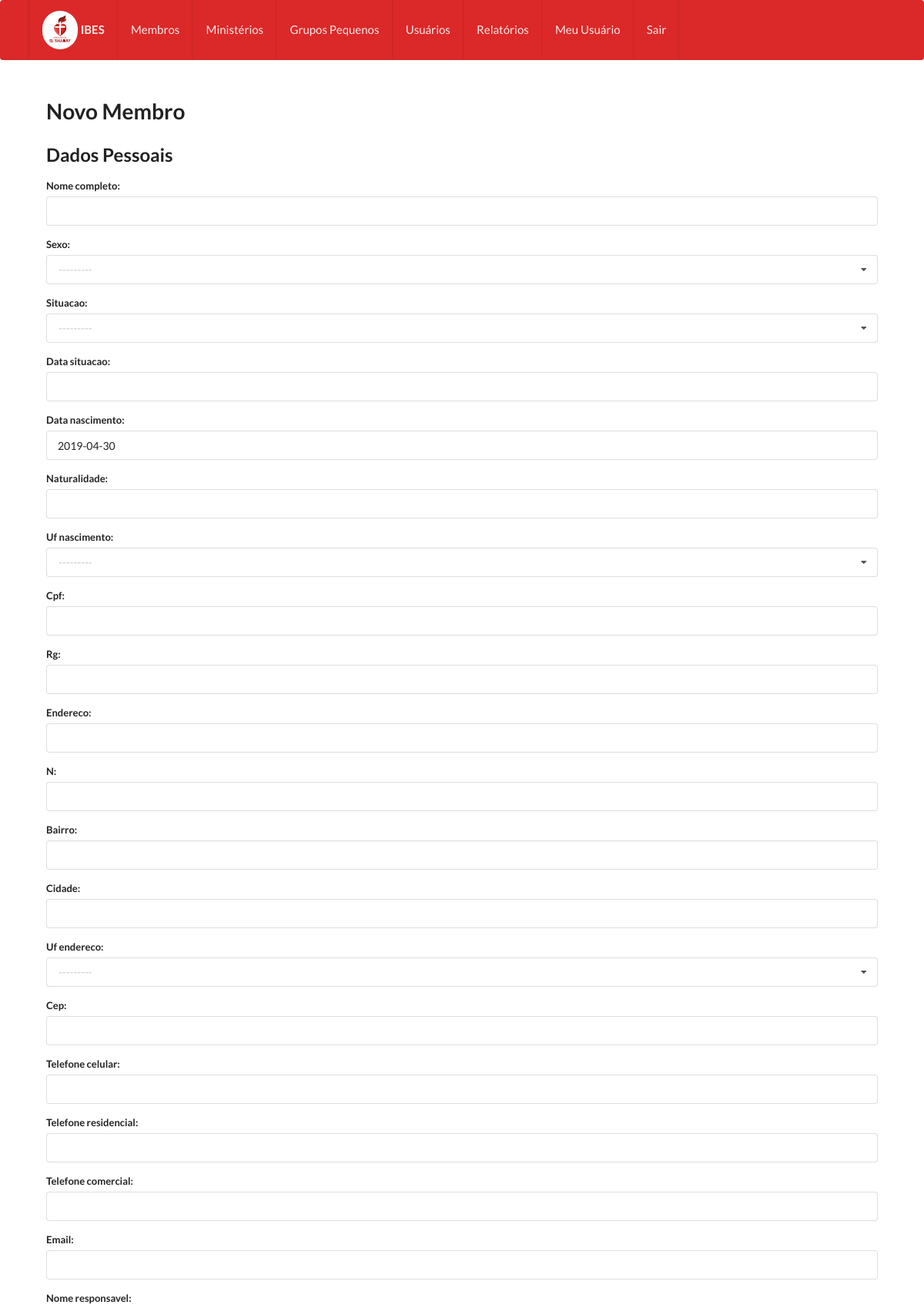
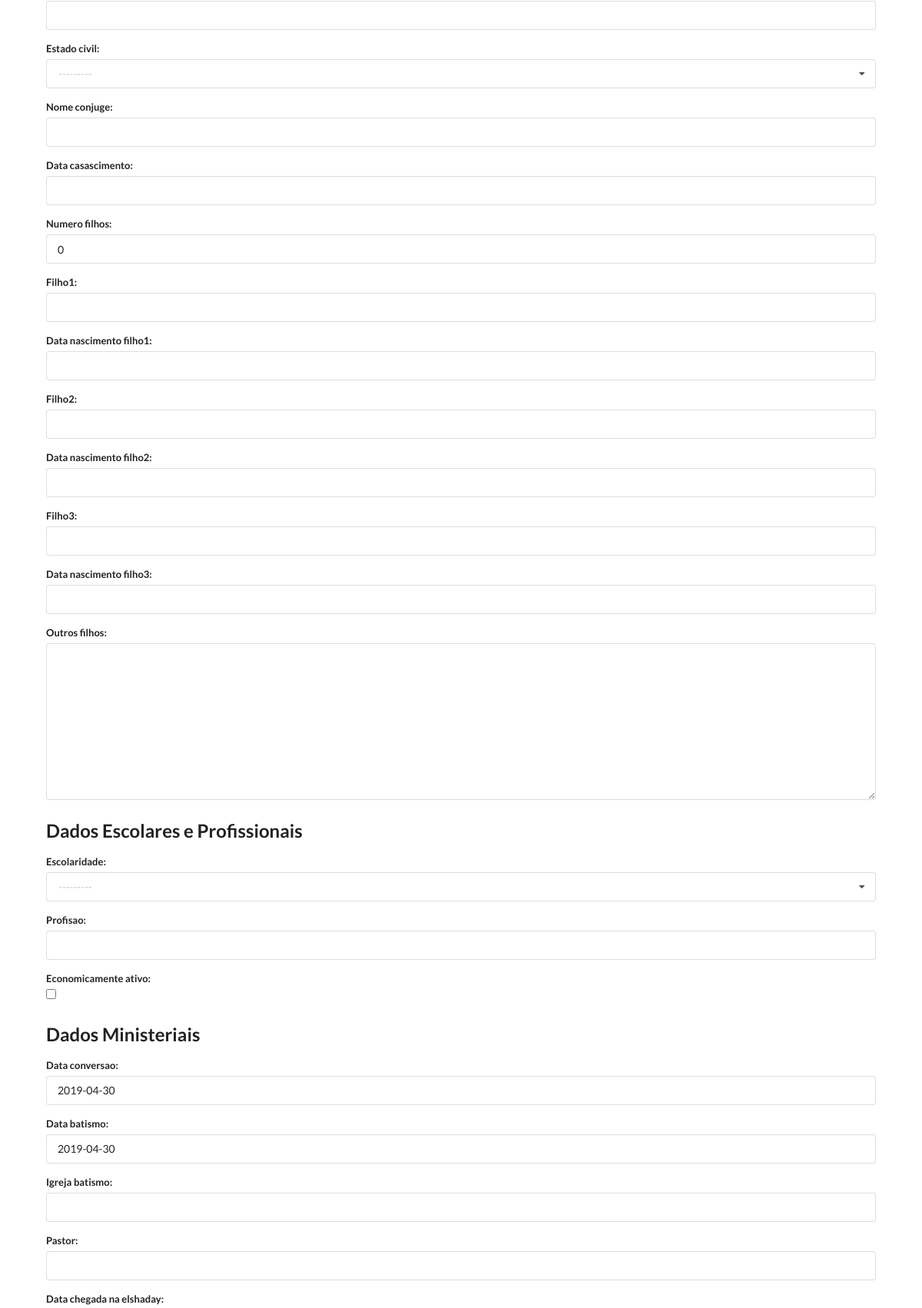
The app's page /membros/new/ (signed in, upper part) with its own data (2 pictures, top to bottom).
### secretariaapp/models.py (models this page shows, shortened)
class Sexo(models.Model):
    sexo = models.CharField(max_length=10,unique=True)
    def __str__(self):
        return str(self.sexo)

class Situacao(models.Model):
    situacao = models.CharField(max_length=100,unique=True)
    descricao = models.TextField(blank=True)
    def __str__(self):
        return str(self.situacao)

class Uf(models.Model):
    uf = models.CharField(max_length=2,unique=True)
    estado = models.CharField(max_length=30,unique=True)
    def __str__(self):
        return str(self.uf)

class Estado_Civil(models.Model):
    estado_civil = models.CharField(max_length=30,unique=True)
    def __str__(self):
        return str(self.estado_civil)

class Escolaridade(models.Model):
    escolaridade = models.CharField(max_length=30,unique=True)
    def __str__(self):
        return str(self.escolaridade)

### secretariaapp/views.py (the view)
# urls.py: url(r'^membros/new/$',login_required(MembroCreate.as_view()),name='membroNew'),
class MembroCreate(CreateView):
    model = Membro
    fields = '__all__'#quais atributos(todos)
    template_name = 'novo_membro.html'
    success_url = '/membros/'
    def get(self, request, *args, **kwargs):
        if not self.request.user.perfil.gerenciar_Membros:
            return redirect('/sempermissao')
        return super(MembroCreate, self).get(request, *args, **kwargs)

### secretariaapp/models.py (called while the page is built)
    def __str__(self):
        return str(self.trilha_discipulado)

    def __str__(self):
        return str(self.nome)

    def __str__(self):
        return str(self.origem)

### secretariaapp/templates/novo_membro.html (shortened to what this page needs)
{% include 'cabecalho.html' %}
<div class="corpo_app" >
<h1>Novo Membro</h1>
<form class="ui form" action="" method="post">{% csrf_token %}
  {% for field in form %}
  {% if field.name == 'nome_completo'  %}
  <h2>Dados Pessoais</h2>
  {% endif %}
  {% if field.name == 'escolaridade'  %}
  <h2>Dados Escolares e Profissionais</h2>
  {% endif %}
  {% if field.name == 'data_conversao'  %}
  <h2>Dados Ministeriais</h2>
  {% endif %}
    <div class="field">
      <label>{{ field.label_tag }}</label>
      {{ field }}
    </div>
  {% endfor %}
</form>
</div>
{% include 'rodape.html' %}

### secretariaapp/templates/css.html (style rules this page uses)
.corpo_app { margin-top: 4%; margin-left: 5%; margin-bottom: 5%; margin-right: 5%; font-size: 15px; text-align: justify; }

### records on screen
Sexo: form "---------"
Situacao: form "---------"
Uf: form "---------" "---------"
Estado_Civil: form "---------"
Escolaridade: form "---------"

### other values on screen
{{ field.label_tag }} "Nome completo:" "Sexo:" "Situacao:" "Data situacao:" "Data nascimento:" "Naturalidade:" "Uf nascimento:" "Cpf:" "Rg:" "Endereco:" "N:" "Bairro:" "Cidade:" "Uf endereco:" "Cep:" "Telefone celular:" "Telefone residencial:" "Telefone comercial:" "Email:" "Nome responsavel:" "Estado civil:" "Nome conjuge:" "Data casascimento:" "Numero filhos:" "Filho1:" "Data nascimento filho1:" "Filho2:" "Data nascimento filho2:" "Filho3:" "Data nascimento filho3:" "Outros filhos:" "Escolaridade:" "Profisao:" "Economicamente ativo:" "Data conversao:" "Data batismo:" "Igreja batismo:" "Pastor:" "Data chegada na elshaday:"
